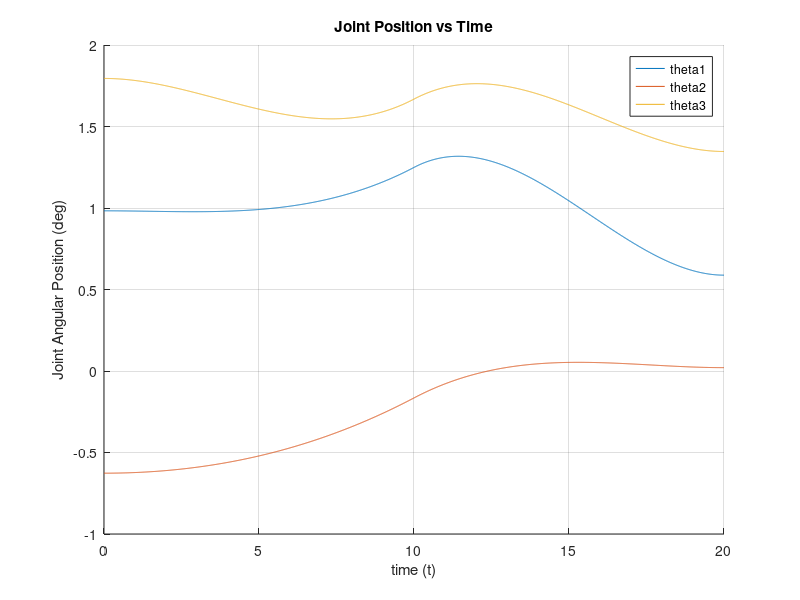
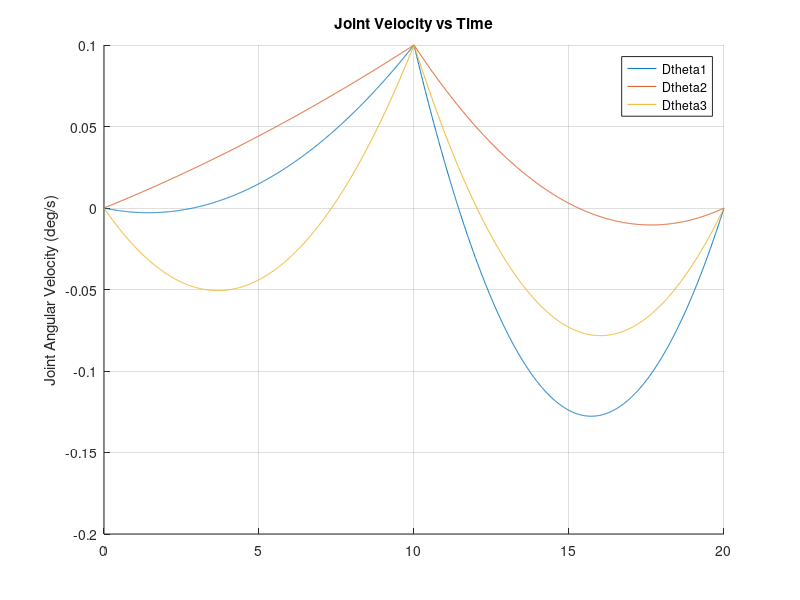
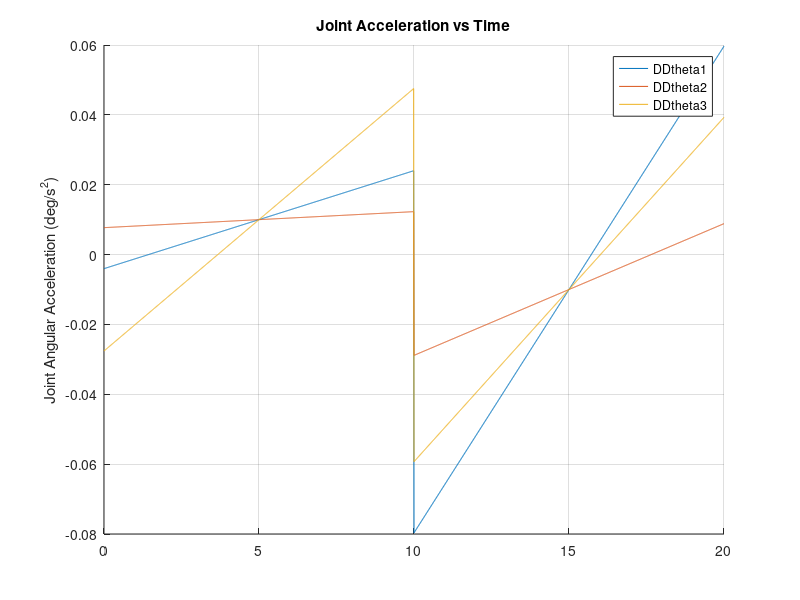

The MATLAB source for these figures, in order:
% position A
q_A1 = 0.9828;
q_A2 = -0.6269;
q_A3 = 1.7949;
% velocity A
q_A1v = 0;
q_A2v = 0;
q_A3v = 0;

% position B
q_B1 = 1.2490;
q_B2 = -0.1651;
q_B3 = 1.6682;
% velocity B
q_B1v = 0.1;
q_B2v = 0.1;
q_B3v = 0.1;

% position C
q_C1 = 0.5880; 
q_C2 = 0.0206;
q_C3 = 1.3467;
% velocity C
q_C1v = 0;
q_C2v = 0;
q_C3v = 0;

q_A = [q_A1; q_A2; q_A3;];
q_B = [q_B1; q_B2; q_B3;];
q_C = [q_C1; q_C2; q_C3;];

q_Av = [q_A1v; q_A2v; q_A3v;];
q_Bv = [q_B1v; q_B2v; q_B3v;];
q_Cv = [q_C1v; q_C2v; q_C3v;];

T = 10;

% First segment
a0 = q_A;
a1 = q_Av; 
a2 = (3*(q_B - q_A) - q_Bv*T - 2*q_Av*T)/(T^2);
a3 = (2*q_A + q_Av*T - 2*q_B + q_Bv*T)/(T^3);

% Second segment
b0 = q_B;
b1 = q_Bv; 
b2 = (3*(q_C - q_B) - q_Cv*T - 2*q_Bv*T)/(T^2);
b3 = (2*q_B + q_Bv*T - 2*q_C + q_Cv*T)/(T^3);

%%%%%%%%%%%%%%%%%%%%%%%%%%%%

t = 0:0.01:T;
plotSeg1Theta = zeros(3, length(t));
plotSeg1DTheta = zeros(3, length(t));
plotSeg1DDTheta = zeros(3, length(t));

for i = 1:length(t)
    plotSeg1Theta(:,i) = (a0 + a1*t(i) + a2*t(i)^2 + a3*t(i)^3)';
    plotSeg1DTheta(:,i) = (a1 + 2*a2*t(i) + 3*a3*t(i)^2)';
    plotSeg1DDTheta(:,i) = (2*a2 + 6*a3*t(i))';
end

t = 0:0.01:T;
plotSeg2Theta = zeros(3, length(t));
plotSeg2DTheta = zeros(3, length(t));
plotSeg2DDTheta = zeros(3, length(t));

for i = 1:length(t)
    plotSeg2Theta(:,i) = (b0 + b1*t(i) + b2*t(i)^2 + b3*t(i)^3).';
    plotSeg2DTheta(:,i) = (b1 + 2*b2*t(i) + 3*b3*t(i)^2).';
    plotSeg2DDTheta(:,i) = (2*b2 + 6*b3*t(i)).';
end

% Concatonate
t_plot = 0:0.01:(T+T);
plotTheta = zeros(3, length(t_plot));
plotDTheta = zeros(3, length(t_plot));
plotDDTheta = zeros(3, length(t_plot));

plotTheta(1:3, 1:1001) = plotSeg1Theta;
plotTheta(1:3, 1001:2001) = plotSeg2Theta;

plotDTheta(1:3, 1:1001) = plotSeg1DTheta;
plotDTheta(1:3, 1001:2001) = plotSeg2DTheta;

plotDDTheta(1:3, 1:1001) = plotSeg1DDTheta;
plotDDTheta(1:3, 1001:2001) = plotSeg2DDTheta;

figure
hold on
title('Joint Position vs Time')
plot(t_plot, plotTheta(1, :));
plot(t_plot, plotTheta(2, :));
plot(t_plot, plotTheta(3, :));
legend('theta1','theta2','theta3')
xlabel('time (t)') 
ylabel('Joint Angular Position (deg)') 
hold off
grid on

figure
title('Joint Velocity vs Time')
hold on
plot(t_plot, plotDTheta(1, :));
plot(t_plot, plotDTheta(2, :));
plot(t_plot, plotDTheta(3, :));
legend('Dtheta1','Dtheta2','Dtheta3')
ylabel('Joint Angular Velocity (deg/s)') 
hold off
grid on

figure
title('Joint Acceleration vs Time')
hold on
plot(t_plot, plotDDTheta(1, :));
plot(t_plot, plotDDTheta(2, :));
plot(t_plot, plotDDTheta(3, :));
legend('DDtheta1','DDtheta2','DDtheta3')
ylabel('Joint Angular Acceleration (deg/s^2)') 
hold off
grid on
